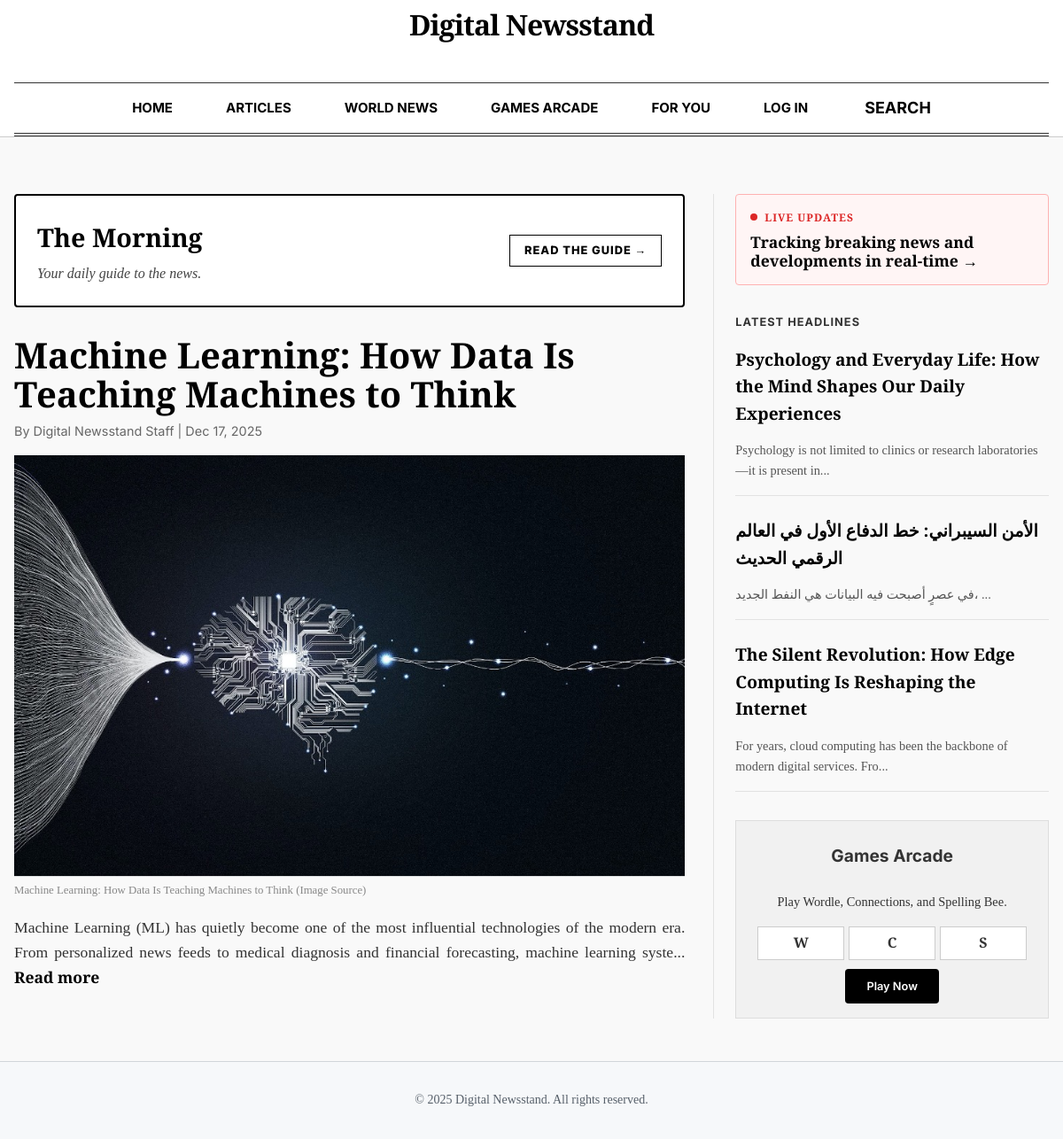
The page / on the database its author committed.
### tables this page shows
CREATE TABLE `articles` (
  `id` int NOT NULL AUTO_INCREMENT,
  `title` varchar(255) NOT NULL,
  `content` text NOT NULL,
  `author` varchar(100) DEFAULT NULL,
  `category` varchar(100) DEFAULT NULL,
  `language` varchar(10) DEFAULT 'en',
  `thumbnail` varchar(255) DEFAULT NULL,
  `created_at` timestamp NULL DEFAULT CURRENT_TIMESTAMP,
  `status` enum('draft','published','archived') DEFAULT 'draft',
  `scheduled_at` datetime DEFAULT NULL,
  `is_featured` tinyint(1) DEFAULT '0',
  `visibility` enum('public','subscribed') DEFAULT 'public',
  `tags` text,
  `required_level` int DEFAULT '0',
  `required_plan_id` int DEFAULT NULL,
  PRIMARY KEY (`id`)
);

### src/index.php (called while the page is built, shortened)
<?php
require __DIR__ . '/config/DataBase_Connection.php';
$selectedLang = $_SESSION['lang'] ?? 'en';
$page = $_GET['page'] ?? "";
Router::route($page, $selectedLang);

### src/Models/Article.php (called while the page is built, shortened)
<?php
require_once __DIR__ . "/../Config/DataBase_Connection.php";
class Article {
    private PDO $conn;
    public function __construct() {
        $db = new Database();
        $this->conn = $db->connect();
    }
    public function getLatest(int $limit = 5): array {
        $stmt = $this->conn->prepare(
            "SELECT id, title, content as description, thumbnail, COALESCE(scheduled_at, created_at) as publishedAt, author
             FROM articles
             WHERE status = 'published'
             ORDER BY is_featured DESC, COALESCE(scheduled_at, created_at) DESC
             LIMIT ?"
        );
        $stmt->bindValue(1, $limit, PDO::PARAM_INT);
        $stmt->execute();
        return $stmt->fetchAll(PDO::FETCH_ASSOC);
    }
}

### src/Config/DataBase_Connection.php (called while the page is built, shortened)
<?php
if (!class_exists('Database')) {
class Database {
    private $host = "db";
    private $db_name = "News";
    private $username = "Rain";
    private $password = "Sunny";
    public function __construct() {
        $this->host = getenv('DB_HOST') ?: 'db';
        $this->db_name = getenv('DB_NAME') ?: 'News';
        $this->username = getenv('DB_USER') ?: 'Rain';
        $this->password = getenv('DB_PASS') ?: 'Sunny';
    }
    public function connect() {
        $this->conn = null;
        try {
            $this->conn = new PDO(
                "mysql:host={$this->host};dbname={$this->db_name};charset=utf8",
                $this->username,
                $this->password
            );
            $this->conn->setAttribute(PDO::ATTR_ERRMODE, PDO::ERRMODE_EXCEPTION);
        } catch(PDOException $e) {
            die("Database Connection Error: " . $e->getMessage());
        }
        return $this->conn;
    }
}
}

### src/Views/Home.php (the view, shortened to what this page needs)
<?php include(__DIR__ . '/layout/Header.php'); ?>
<?php
require_once __DIR__ . '/../Models/Article.php';
$articleModel = new Article();
$latestArticles = [];
try {
    $latestArticles = $articleModel->getLatest(4);
} catch (Exception $e) { }
$mainStory = $latestArticles[0] ?? null;
$sideStories = array_slice($latestArticles, 1, 3);
?>
<div class="container" style="margin-top: 2rem;">
    <div class="newspaper-grid" style="display: grid; grid-template-columns: 2fr 1fr; gap: 2rem; margin-bottom: 3rem;">
        <section class="main-column">
            <section class="morning-banner" style="background: #fff; color: #000; border: 2px solid #000; padding: 1.5rem; border-radius: 4px; margin-bottom: 2rem; display: flex; align-items: center; justify-content: space-between; cursor: pointer; transition: transform 0.2s;" onclick="window.location.href='?page=morning'">
                <div>
                    <h2 class="serif-headline" style="font-size: 1.8rem; margin: 0; color: #000;">The Morning</h2>
                    <p style="font-family: var(--font-serif); font-size: 1rem; color: #444; margin: 0.3rem 0 0 0; font-style: italic;">Your daily guide to the news.</p>
                </div>
                <div style="font-family: var(--font-sans); font-weight: 800; font-size: 0.8rem; border: 1.5px solid #000; padding: 0.4rem 1rem; letter-spacing: 1px;">
                    READ THE GUIDE &rarr;
                </div>
            </section>
            <?php if ($mainStory): ?>
                <article class="lead-story" style="margin-bottom: 2rem;">
                    <a href="?page=article&id=<?= $mainStory['id'] ?>" style="color: black;">
                        <h2 class="serif-headline" style="font-size: 2.5rem; line-height: 1.1;"><?= htmlspecialchars($mainStory['title']) ?></h2>
                    </a>
                    <div style="font-family: var(--font-sans); color: #666; font-size: 0.9rem; margin-bottom: 1rem;">
                        By Digital Newsstand Staff | <?= date('M j, Y', strtotime($mainStory['publishedAt'] ?? 'now')) ?>
                    </div>
                    <?php if (!empty($mainStory['thumbnail'])): ?>
                        <div style="margin-bottom: 1rem;">
                            <img src="<?= htmlspecialchars($mainStory['thumbnail']) ?>" alt="Cover" style="width: 100%; height: auto; display: block;">
                            <div style="font-size: 0.8rem; color: #888; margin-top: 5px;">
                                <?= htmlspecialchars($mainStory['title']) ?> (Image Source)
                            </div>
                        </div>
                    <?php endif; ?>
                    <p style="font-size: 1.1rem; text-align: justify;">
                        <?= htmlspecialchars(substr($mainStory['description'] ?? '', 0, 200)) ?>...
                        <a href="?page=article&id=<?= $mainStory['id'] ?>" style="font-weight: bold;">Read more</a>
                    </p>
                </article>
            <?php else: ?>
                <p>No featured stories today.</p>
            <?php endif; ?>
        </section>
        <aside class="side-column" style="border-left: 1px solid var(--border-light); padding-left: 1.5rem;">
            <div class="live-ticker" style="background: #fff5f5; border: 1px solid #feb2b2; padding: 1rem; border-radius: 4px; margin-bottom: 2rem; cursor: pointer;" onclick="window.location.href='?page=live'">
                <div style="display: flex; align-items: center; gap: 0.5rem; color: #dc2626; font-weight: 800; font-size: 0.75rem; letter-spacing: 1px; margin-bottom: 0.5rem;">
                    <span style="width: 8px; height: 8px; background: #dc2626; border-radius: 50%; animation: pulse 1s infinite;"></span> LIVE UPDATES
                </div>
                <h4 class="serif-headline" style="font-size: 1.1rem; margin: 0; line-height: 1.2;">Tracking breaking news and developments in real-time &rarr;</h4>
            </div>
            <h3 class="sans-text" style="font-weight: 700; text-transform: uppercase; font-size: 0.8rem; letter-spacing: 1px; margin-bottom: 1rem;">Latest Headlines</h3>
            <?php foreach ($sideStories as $story): ?>
                <article style="margin-bottom: 1.5rem; border-bottom: 1px solid var(--border-light); padding-bottom: 1rem;">
                    <a href="?page=article&id=<?= $story['id'] ?>" style="color: black;">
                        <h4 class="serif-headline" style="font-size: 1.2rem;"><?= htmlspecialchars($story['title']) ?></h4>
                    </a>
                    <p style="font-size: 0.9rem; color: #555; margin-bottom: 0;">
                        <?= htmlspecialchars(substr($story['description'] ?? '', 0, 80)) ?>...
                    </p>
                </article>
            <?php endforeach; ?>
            <div class="games-widget" style="background: #f1f1f1; padding: 1.5rem; text-align: center; border: 1px solid #ddd; margin-top: 2rem;">
                <h4 class="sans-text" style="font-weight: 700; font-size: 1.2rem; margin-top: 0;">Games Arcade</h4>
                <p style="font-size: 0.9rem; margin-bottom: 1rem;">Play Wordle, Connections, and Spelling Bee.</p>
                <div style="display: grid; grid-template-columns: 1fr 1fr 1fr; gap: 5px; margin-bottom: 1rem;">
                    <div style="background: white; border: 1px solid #ccc; padding: 5px; font-weight: bold;">W</div>
                    <div style="background: white; border: 1px solid #ccc; padding: 5px; font-weight: bold;">C</div>
                    <div style="background: white; border: 1px solid #ccc; padding: 5px; font-weight: bold;">S</div>
                </div>
                <a href="?page=games" class="btn-primary" style="font-size: 0.8rem;">Play Now</a>
            </div>
        </aside>
    </div>
</div>
<?php include(__DIR__ . '/layout/Footer.php'); ?>

### src/Assets/CSS/Styles.css (style rules this page uses)
body { font-family: 'Segoe UI', Roboto, Arial, sans-serif; background-color: #f6f8fa; color: #24292e; margin: 0; padding: 0; }

### src/Assets/CSS/theme.css (style rules this page uses)
:root { --font-serif: 'Playfair Display', serif; --font-sans: 'Inter', sans-serif; --font-display: 'Outfit', sans-serif; --bg-paper: #f9f9f9; --bg-white: #ffffff; --text-main: #333333; --text-headline: #000000; --text-muted: #666666; --border-light: #e2e2e2; --border-dark: #333333; --primary: #000000; --accent: #567b95; --game-correct: #6aaa64; --game-present: #c9b458; --game-absent: #787c7e; }
body { background-color: var(--bg-paper); color: var(--text-main); font-family: var(--font-serif); margin: 0; padding: 0; line-height: 1.6; }
a { color: var(--primary); text-decoration: none; }
.container { max-width: 1200px; margin: 0 auto; padding: 0 1rem; }
.serif-headline { font-family: var(--font-serif); font-weight: 700; color: var(--text-headline); margin: 0 0 0.5rem 0; }
.sans-text { font-family: var(--font-sans); }
.btn-primary { background: var(--primary); color: var(--bg-white); padding: 0.75rem 1.5rem; border-radius: 4px; font-family: var(--font-sans); font-weight: 600; transition: opacity 0.2s; border: none; cursor: pointer; }

### rows shown on the page
articles: title "Machine Learning: How Data Is Teaching Machines to Think", thumbnail (picture), content "Machine Learning (ML) has quietly become one of the most influential technologies of the modern era. From personalized news feeds to medical diagnosis and financial forecasting, machine learning syste"
articles: title "Psychology and Everyday Life: How the Mind Shapes Our Daily Experiences", content "Psychology is not limited to clinics or research laboratories—it is present in"
articles: title "الأمن السيبراني: خط الدفاع الأول في العالم الرقمي الحديث", content "في عصرٍ أصبحت فيه البيانات هي النفط الجديد،"
articles: title "The Silent Revolution: How Edge Computing Is Reshaping the Internet", content "For years, cloud computing has been the backbone of modern digital services. Fro"

### other values the page prints
date('M j, Y', strtotime($mainStory['publishedAt'] ?? 'now')) "Dec 17, 2025"
